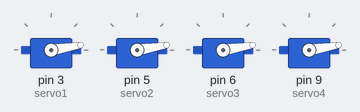
Simulated run of this sketch. Board: Arduino Uno, built with avr-gcc and run on an emulated ATmega328P. Parts: 4 × servo.

Above: at 0.1 s.
At 0.7 s:
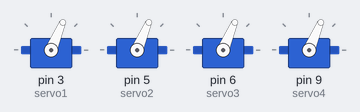
At 1.3 s:
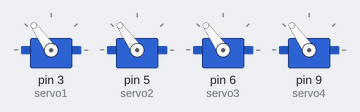
At 2.1 s:
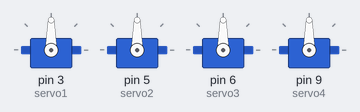
Timing chart, 0 to 3.6 s (numbered marks = the images above):
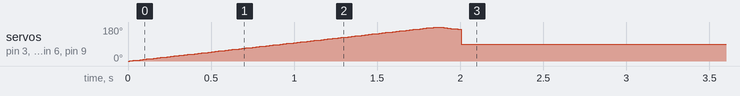

The sketch:

code_tinkercad.ino
```cpp
#include <Servo.h>

Servo servo1;
Servo servo2;
Servo servo3;
Servo servo4;

void setup() {
  servo1.attach(3);
  servo2.attach(5);
  servo3.attach(6);
  servo4.attach(9);

  unsigned long startTime = millis();

  while (millis() - startTime < 2000) {

    // الحركة من 0 إلى 180
    for (int pos = 0; pos <= 180 && millis() - startTime < 2000; pos++) {
      servo1.write(pos);
      servo2.write(pos);
      servo3.write(pos);
      servo4.write(pos);
      delay(10);
    }

    // الحركة من 180 إلى 0
    for (int pos = 180; pos >= 0 && millis() - startTime < 2000; pos--) {
      servo1.write(pos);
      servo2.write(pos);
      servo3.write(pos);
      servo4.write(pos);
      delay(10);
    }
  }

  // تثبيت جميع المحركات عند 90 درجة
  servo1.write(90);
  servo2.write(90);
  servo3.write(90);
  servo4.write(90);
}

void loop() {
  // لا شيء
}
```
